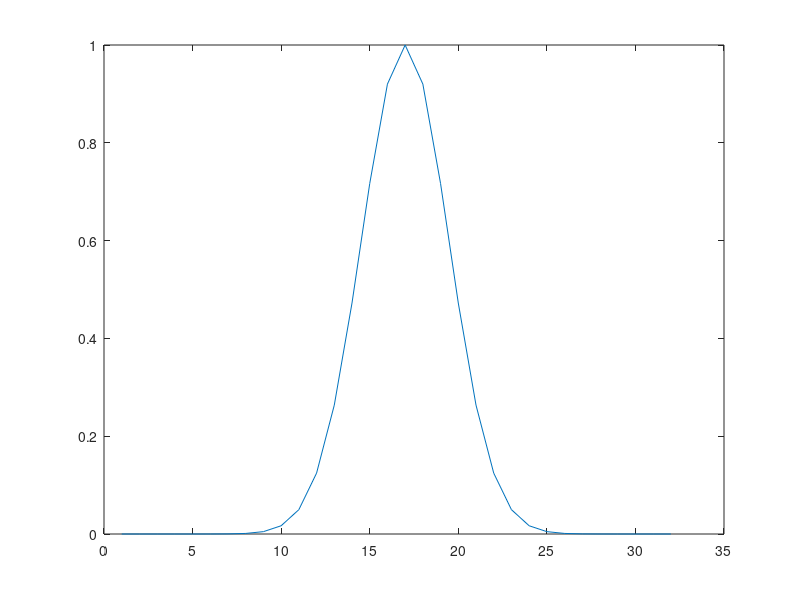
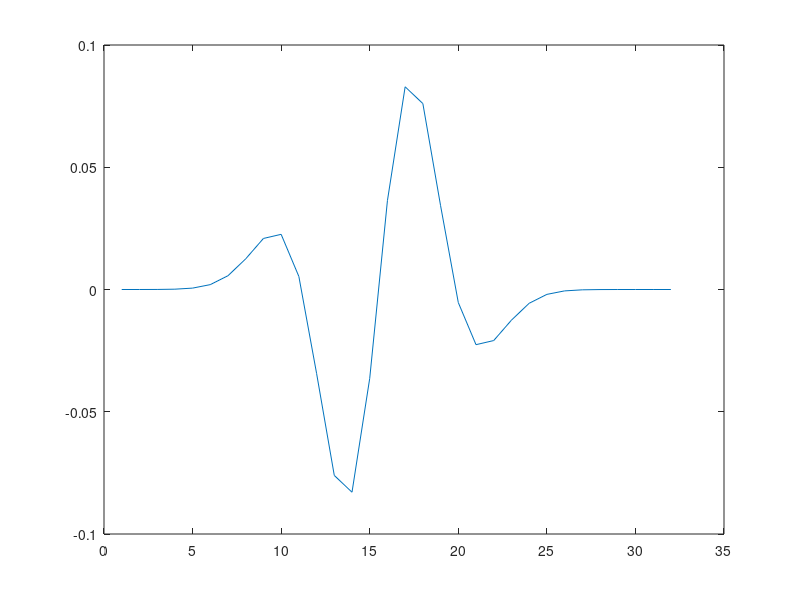
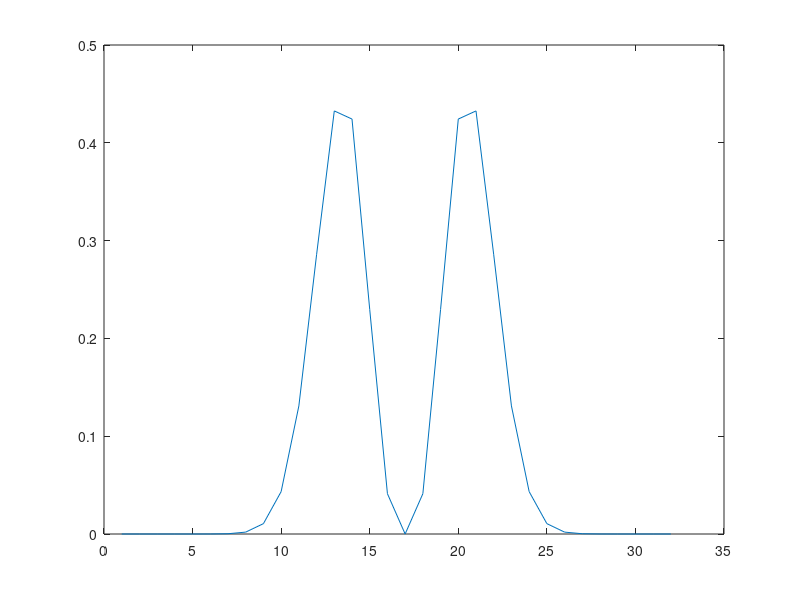

Reproduce these figures in MATLAB, in order.
%% Homework 4 Prog 2
close all

%% Part A
sigma = 3;

x = -16:15; 

gauss = exp(-x.^2/(2*(sigma*2)));

plot(gauss);

f = [1, -1, 0];

F = conv(gauss, f, 'same');

F2 = conv(F, f, 'same');

F3 = conv(F2, f, 'same');

figure;
plot(F3);

FT = fft(F3);

figure;
plot(fftshift(abs(FT)));

%% Part B




